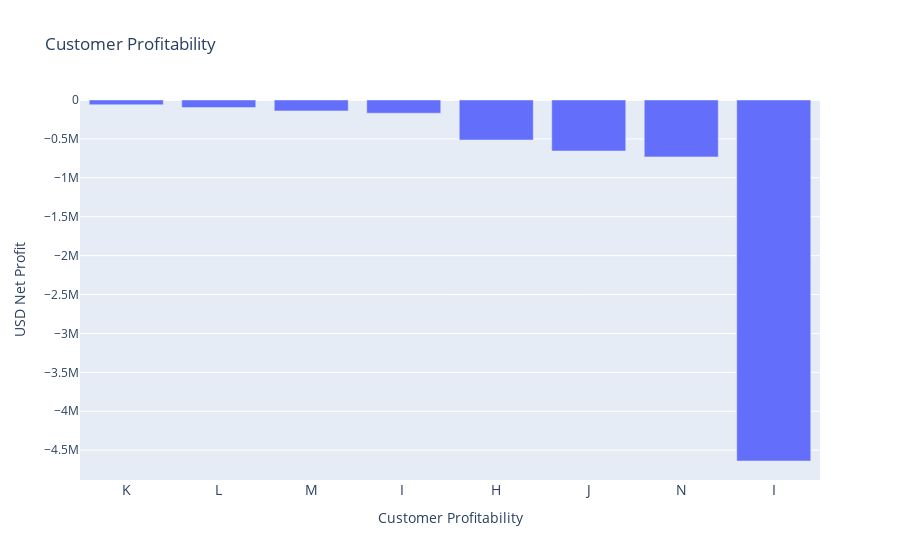

The cell this chart's notebook holds for it:
### Code cell
#customerprofit
#create dataframe
customerprofit=pd.DataFrame(transoutput.groupby('CustomerName')['Profit'].sum().reset_index().sort_values('Profit',ascending=False))
customerprofit

#ceate visualization

fig = go.Figure(data=[
    go.Bar(name='Customer Profitability', x=customerprofit['CustomerName'], y=customerprofit['Profit']),
])
# Change the bar mode
fig.update_layout(
    title='Customer Profitability',
    xaxis=dict(
        title='Customer Profitability',
        tickfont_size=14
    ),
    yaxis=dict(
    title='USD Net Profit'
    ),
    barmode='group'

)

fig.show()

### Figure 1 — Plotly figure (JSON) as saved in the notebook; plotly's stock layout.template omitted (floating-point values rounded to 4 significant figures)
{"data": [{"name": "Customer Profitability", "type": "bar", "x": ["K", "L", "M", "I ", "H", "J", "N", "I"], "y": [-61100.0, -97240.0, -140500.0, -169500.0, -514600.0, -655800.0, -731100.0, -4639000.0]}], "layout": {"barmode": "group", "title": {"text": "Customer Profitability"}, "xaxis": {"tickfont": {"size": 14}, "title": {"text": "Customer Profitability"}}, "yaxis": {"title": {"text": "USD Net Profit"}}}}
